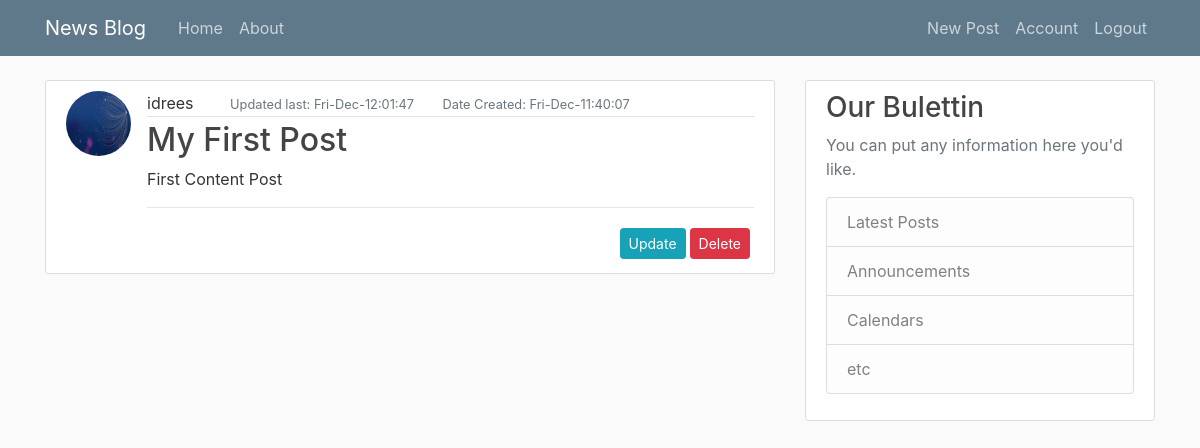
The app's page /post/1 (signed in) with its own data.
### newspost/model.py (models this page shows, shortened)
class User(db.Model, UserMixin):
    id = db.Column(db.Integer, primary_key=True , nullable=False)
    username = db.Column(db.String(60),unique=True, nullable=False)
    email = db.Column(db.String(120), nullable=False, unique=True)
    password = db.Column(db.String(), nullable=False)
    image_file = db.Column(db.String, default='default.jpg')
    date_updated = db.Column(db.DateTime, nullable=False, default=datetime.utcnow)
    post = db.relationship('Post', backref='author', lazy=True)

class Post(db.Model):
    id = db.Column(db.Integer, primary_key=True, nullable=False)
    title = db.Column(db.String(60),unique=True, nullable=False)
    content = db.Column(db.Text(420), nullable=False, unique=True)
    date_posted = db.Column(db.DateTime, nullable=False, default=datetime.utcnow)
    date_updated = db.Column(db.DateTime, nullable=False, default=datetime.utcnow)
    user_id = db.Column(db.Integer, db.ForeignKey('user.id'), nullable=False)

### newspost/routes.py (the view)
@app.route('/post/<int:post_id>', methods=['GET','POST'])
@login_required
def post(post_id):
    post = Post.query.get_or_404(post_id)
    return render_template('post.html', post = post)

### newspost/model.py (called while the page is built)
@login_manager.user_loader
def load_user(user_id):
    return User.query.get(int(user_id))

### newspost/Templates/post.html (shortened to what this page needs)
{% extends 'base.html' %}
    {% block content %}
        <article class="media content-section">
          <img class="rounded-circle article-img" src="{{ url_for('static', filename='img/' + post.author.image_file) }}">
          <div class="media-body">
            <div class="article-metadata">
              <span class="mr-2" href="#">{{ post.author.username }}</span>
              <small class="text-muted ml-4 ">Updated last: {{ post.date_posted.strftime('%a-%b-%X') }}</small>
              <small class="text-muted ml-4">Date Created: {{ post.date_updated.strftime('%a-%b-%X') }} </small>
            </div>
            <h2><a class="article-title" href="{{url_for('update_post', post_id=post.id)}}">{{ post.title }}</a></h2>
            <p class="article-content">{{ post.content }}</p>
            <hr>
            <div class="flx">
            <a class="btn btn-info btn-sm mt-1 mb-1" href="{{ url_for('update_post', post_id=post.id) }}">Update</a>
            <button type="button" class="btn btn-danger btn-sm m-1" data-toggle="modal" data-target="#deleteModal">Delete</button>
            </div>
        </article>
    {% endblock content %}

### newspost/static/main.css (style rules this page uses)
body { background: #fafafa; color: #333333; margin-top: 5rem; }
h1, h2, h3, h4, h5, h6 { color: #444444; }
.flx { display: flex; justify-content: end; }
a { text-decoration: none; }
.content-section { background: #ffffff; padding: 10px 20px; border: 1px solid #dddddd; border-radius: 3px; margin-bottom: 20px; }
.article-title { color: #444444; }
.article-content { white-space: pre-line; }
.article-img { height: 65px; width: 65px; margin-right: 16px; }
.article-metadata { padding-bottom: 1px; margin-bottom: 4px; border-bottom: 1px solid #e3e3e3 }

### records on screen
User: image_file (picture), author.username "idrees"
Post: date_posted "Fri-Dec-12:01:47", date_updated "Fri-Dec-11:40:07", title "My First Post", content "First Content Post"
